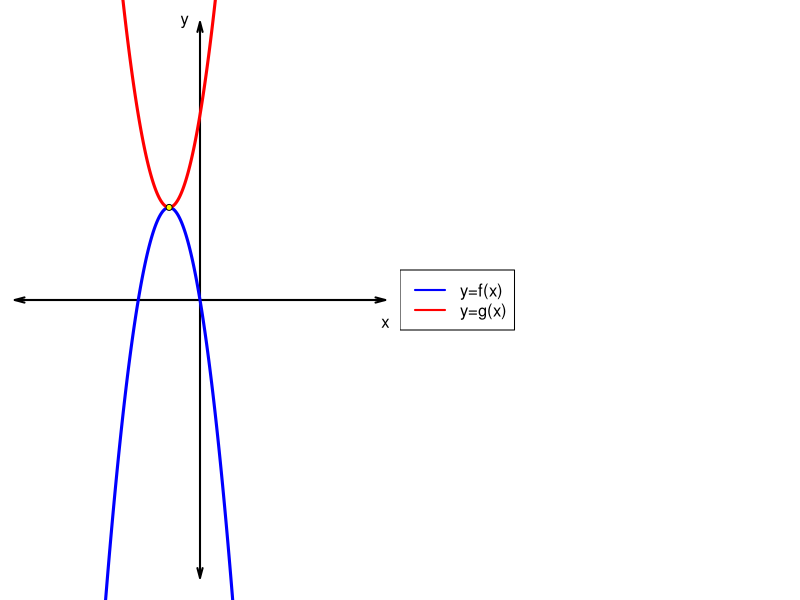

This chart was generated by the following R code:
## ---- chunk 1
options(scipen=999)
pfix = function(c,d){
    cc = c[c!=0]
    dd = d[c!=0]
    p = paste0("{",cc,"}x^{",dd,"}",collapse="+")
    p = gsub("x^{0}","",p,fixed=T)
    p = gsub("x^{1}","x",p,fixed=T)
    p = gsub("+{-","-{",p,fixed=T)
    p = gsub("+{1}x","+x",p,fixed=T)
    p = gsub("-{1}x","-x",p,fixed=T)
    p = gsub("{-1}x","-x",p,fixed=T)
    p = gsub("{1}x","x",p,fixed=T)
    return(p)
}
mfix = function(c,d){
    cc = c[c!=0]
    dd = d[c!=0]
    p = paste0("+{",cc,"}x^{",dd,"}",collapse="")
    p = gsub("x^{0}","",p,fixed=T)
    p = gsub("x^{1}","x",p,fixed=T)
    p = gsub("+{-","-{",p,fixed=T)
    p = gsub("+{1}x","+x",p,fixed=T)
    p = gsub("-{1}x","-x",p,fixed=T)
    p = gsub("{-1}x","-x",p,fixed=T)
    p = gsub("{1}x","x",p,fixed=T)
    return(p)
}
### (x-h)^2+k
hk = sample(2:9,2)*sample(c(-1,1),2,T)
h = hk[1]
k = hk[2]
## x^2-2hx+(h^2+k)
A = -1
B = 2*h
C = -h^2+k
### -(x-h)^2+k
### -x^2+2hx-h^2+k
A2 = 1
B2 = -2*h
C2 = h^2+k

bl = c(B2,B,-B2,-B)
cl = c(C2,C,-C2,-C)

while(length(bl)<10 || length(cl)<10){
    hki = sample(2:9,2)*sample(c(-1,1),2,T)
    hi = hki[1]
    ki = hki[2]
    B2i = -2*hi
    C2i = hi^2+ki
    Bi = 2*hi
    Ci = -hi^2+ki
    if(length(bl)<10){
        bl = sort(unique(c(bl,B2i,-B2i,Bi,-Bi)))
    }
    if(length(cl)<10){
        cl = sort(unique(c(cl,C2i,-C2i,Ci,-Ci)))
    }
}

sol1 = paste0(1*(B2==bl),collapse="")
sol2 = paste0(1*(C2==cl),collapse="")

al1 = paste0("* ",bl,collapse="\n")
al2 = paste0("* ",cl,collapse="\n")


## ---- chunk 2
x = seq(-11,11,0.01)
f = A*x^2+B*x+C
g = A2*x^2+B2*x+C2

par(mar=c(0,0,0,0),mfrow=c(1,2))
plot(x,f,"n",xlim=c(-12,12),ylim=c(-12,12),axes=F,ann=F,col="blue")
arrows(-12,0,12,0,0.1,15,3,lwd=2)
arrows(0,-12,0,12,0.1,15,3,lwd=2)
lines(x,f,col="blue",lwd=3)
lines(x,g,col="red",lwd=3)
text(12,-1,"x")
text(-1,12,"y")
points(h,k,pch=20,col="black",cex=1.2)
points(h,k,pch=20,col="yellow",cex=0.8)
plot(0,0,"n",axes=F,ann=F)
legend("left",legend=c("y=f(x)","y=g(x)"),col=c("blue","red"),lwd=c(2,2))
